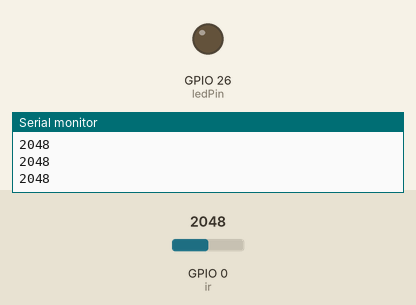
The sketch below on a simulated ESP32. Shown: output pins drawn as LEDs (lit = HIGH), the last lines printed to the serial monitor. The inputs (shaded band) are chosen by the test bench; at power-on: GPIO 0 (ir) = 2048.

Above: at 1.2 s.
1.3 s: GPIO 0 (ir) set to 324
2.8 s: GPIO 0 (ir) set to 279
At 3.5 s:
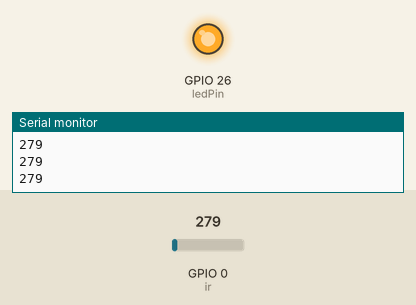
4.3 s: GPIO 0 (ir) set to 340
At 4.8 s:
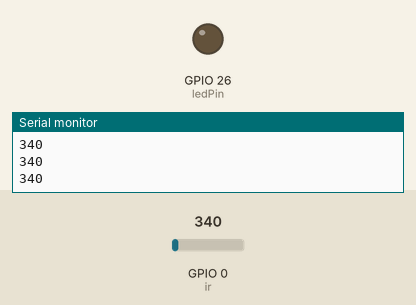
5.8 s: GPIO 0 (ir) set to 260
At 7.1 s:
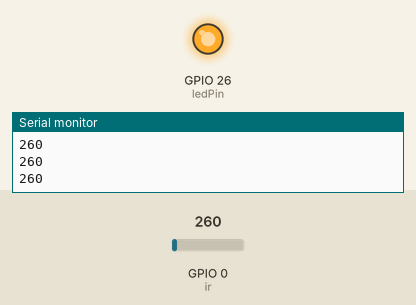
Timing chart, 0 to 8.3 s (numbered marks = the images above; inputs shaded):
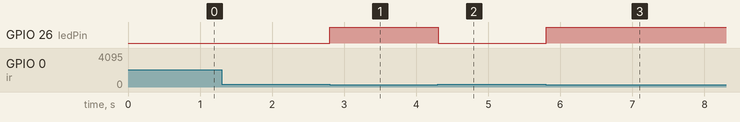

The sketch:

LED_on_off_with_analogread_M5StickCPlus.ino
```cpp
#include <M5StickCPlus.h>
const int ledPin = 26;
int ir = 0; // analog input pin
int val = 0; //val to determine the light on or off

void setup() {
// set the input & output pins here
pinMode(ledPin, OUTPUT);
pinMode(ir, INPUT);
Serial.begin(9600);
}

void loop() {
 int val = analogRead(ir);

 if (val < 300) { //since when obstacle detected, val > 640
 digitalWrite(ledPin, HIGH);
 }

  else {
 digitalWrite(ledPin, LOW);
 }
 Serial.println(val);
}
```

Measured:
- the behaviour switches between 300 and 299 on GPIO 0 (ir) (found by bisection; images 0 and 1)
- after the input at 2.8 s, GPIO 26 (ledPin): LOW → HIGH at once
- after the input at 4.3 s, GPIO 26 (ledPin): HIGH → LOW at once
- after the input at 5.8 s, GPIO 26 (ledPin): LOW → HIGH at once
